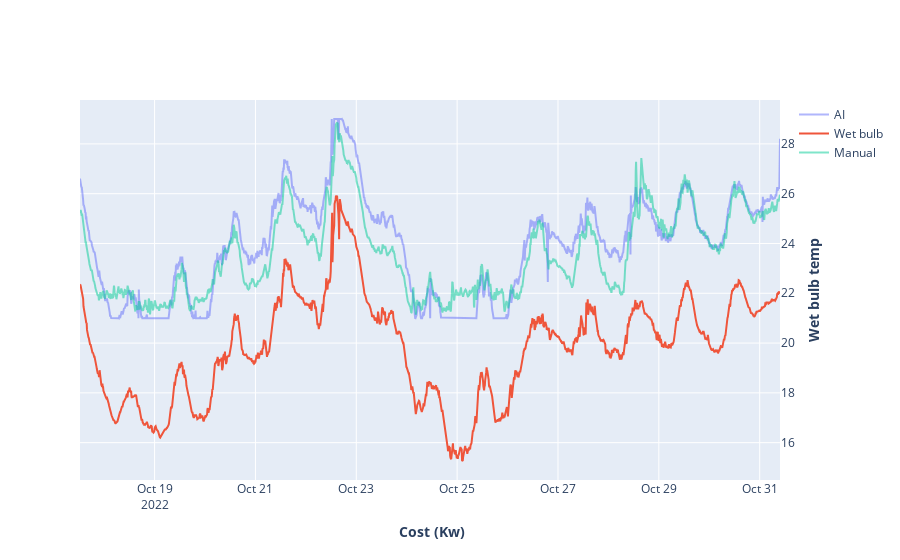

Notebook code cell kept with this figure:
### Code cell
from plotly.graph_objs.layout import YAxis,XAxis,Margin
layout = go.Layout(
    # title="{}".format(self.df_last.Datetime),
    yaxis=YAxis(
        title="<b> Approach </b>"
    ),
    yaxis2 = YAxis(
        title="<b> Wet bulb temp </b>",
        overlaying= 'y', 
        side= 'right',
    ),
    yaxis3 = YAxis(
        title="<b> Wet bulb temp </b>",
        overlaying= 'y', 
        side= 'right',
    ),
    xaxis=dict(
        title="<b> Cost (Kw)</b>"
    ),
)
fig =  go.Figure(layout=layout)
fig.add_traces(go.Scatter(x=opt.df.Datetime[-2000:][::-1],y=np.array(vs),name='AI',yaxis='y2',opacity=0.5))
fig.add_traces(go.Scatter(x=opt.df.Datetime[-2000:][::-1],y=opt.df.Wet_bulb_temp[-2000:][::-1],name='Wet bulb',yaxis='y2'))
# fig.add_traces(go.Scatter(x=opt.df.Datetime[-2000:][::-1],y=opt.df.CT_eff[-2000:][::-1],name='CT_eff',yaxis='y1'))
# fig.add_traces(go.Scatter(x=opt.df.Datetime[-2000:][::-1],y=opt.df.system_KPI[-2000:][::-1],name='KPI',yaxis='y3'))
fig.add_traces(go.Scatter(x=opt.df.Datetime[-2000:][::-1],y=opt.df.condenser_supply_temp[-2000:][::-1],name='Manual',yaxis='y2',opacity=0.5))

### Figure 1 — Plotly figure (JSON) as saved in the notebook; plotly's stock layout.template omitted (floating-point values rounded to 4 significant figures; data arrays with more than 128 entries replaced by an {"elided": "..."} marker saying what was removed)
{"data": [{"name": "AI", "opacity": 0.5, "type": "scatter", "x": {"elided": "2000 str values"}, "y": {"elided": "2000 float values"}, "yaxis": "y2"}, {"name": "Wet bulb", "type": "scatter", "x": {"elided": "2000 str values"}, "y": {"elided": "2000 float values"}, "yaxis": "y2"}, {"name": "Manual", "opacity": 0.5, "type": "scatter", "x": {"elided": "2000 str values"}, "y": {"elided": "2000 float values"}, "yaxis": "y2"}], "layout": {"xaxis": {"title": {"text": "<b> Cost (Kw)</b>"}}, "yaxis": {"title": {"text": "<b> Approach </b>"}}, "yaxis2": {"overlaying": "y", "side": "right", "title": {"text": "<b> Wet bulb temp </b>"}}, "yaxis3": {"overlaying": "y", "side": "right", "title": {"text": "<b> Wet bulb temp </b>"}}}}
